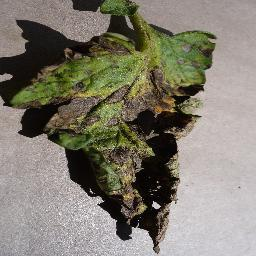
#> input picture Tomato/Test/Early Blight/347120f8-e92d-43f7-9ace-196890cec04d___RS_Erly.B 9421_180deg.JPG, 256 x 256 px
$ python -i data_preprocessing.py   (imports and definitions only)   (older library calls are emulated)
#> lines starting #> are read from the running program, lines starting #| are printed output that depends on the picture
"""
Data Preprocessing Pipeline - Phục hồi ảnh xấu trong dataset
Sửa chữa các ảnh có chất lượng kém (noise, blur, dark, low contrast)
để trả về dataset sạch, chất lượng tốt cho training
"""

import os
import cv2
import numpy as np
from PIL import Image
from pathlib import Path
from tqdm import tqdm
import shutil


class DatasetPreprocessor:
    """
    PHỤC HỒI ảnh xấu trong dataset về chất lượng tốt

    Chức năng:
    - Tự động phát hiện ảnh xấu (tối, mờ, nhiễu, low contrast)
    - Áp dụng enhancement mạnh mẽ để sửa chữa
    - Trả về dataset sạch, đồng nhất để train model

    Khác với efficientnet_preprocessor.py (chỉ áp dụng khi cần),
    file này ÁP DỤNG CHO TẤT CẢ ẢNH để đảm bảo chất lượng đồng nhất.
    """

    def __init__(self, target_size=(256, 256), aggressive_fix=True):
        """
        Args:
            target_size: Kích thước đầu ra (width, height)
            aggressive_fix: Sửa mạnh tay (True) hay chỉ sửa khi cần (False)
        """
        self.target_size = target_size
        self.aggressive_fix = aggressive_fix

        # Ngưỡng phát hiện ảnh xấu (thấp hơn = sửa nhiều hơn)
        self.brightness_low = 100    # < 100 = tối
        self.brightness_high = 180   # > 180 = sáng
        self.contrast_low = 35       # < 35 = low contrast
        self.noise_high = 500        # < 500 = nhiễu cao
        self.sharpness_low = 40      # < 40 = mờ

    def fix_bad_image(self, image_path):
        """
        PHỤC HỒI ảnh xấu về chất lượng tốt:
        1. Load ảnh
        2. Phân tích vấn đề (tối/mờ/nhiễu/low contrast)
        3. Áp dụng sửa chữa MẠNH TẤY:
           - Denoise TRƯỚC (giảm nhiễu)
           - Brightness adjustment (sửa tối/sáng)
           - CLAHE (tăng contrast)
           - Sharpen (làm nét)
        4. Resize về target_size
        5. Trả về ảnh đã phục hồi

        Args:
            image_path: Đường dẫn ảnh xấu

        Returns:
            numpy array: Ảnh đã phục hồi (chất lượng tốt)
        """
        try:
            # 1. Load ảnh
            img = Image.open(image_path).convert('RGB')
#> img is the input picture: PIL image 256x256 RGB; mean R, G, B 129.2, 124.5, 111.8
            img_array = np.array(img)

            # 2. Phân tích vấn đề
            metrics = self._analyze_image(img_array)
            issues = self._detect_issues(metrics)

            # 3. Sửa chữa theo thứ tự tối ưu
            fixed_img = img_array.copy()

            # Bước 1: DENOISE TRƯỚC (quan trọng!)
            # Phải khử nhiễu trước khi làm các thao tác khác
            if issues['has_noise'] or self.aggressive_fix:
                fixed_img = self._fix_noise(fixed_img, metrics)

            # Bước 2: Fix brightness (sửa tối/sáng)
            if issues['too_dark'] or issues['too_bright'] or self.aggressive_fix:
                fixed_img = self._fix_brightness(fixed_img, metrics)

            # Bước 3: Fix contrast (CLAHE)
            if issues['low_contrast'] or self.aggressive_fix:
                fixed_img = self._fix_contrast(fixed_img, metrics)

            # Bước 4: Sharpen (làm nét)
            if issues['blurry'] or self.aggressive_fix:
                fixed_img = self._fix_sharpness(fixed_img, metrics)

            # 5. Resize về target size (bước cuối)
            fixed_img = self._resize_image(fixed_img)

            return fixed_img

        except Exception as e:
            print(f"❌ Lỗi xử lý {image_path}: {e}")
            return None

    def _detect_issues(self, metrics):
        """
        Phát hiện vấn đề của ảnh

        Returns:
            dict: {
                'too_dark': bool,
                'too_bright': bool,
                'low_contrast': bool,
                'has_noise': bool,
                'blurry': bool
            }
        """
        return {
            'too_dark': metrics['brightness'] < self.brightness_low,
            'too_bright': metrics['brightness'] > self.brightness_high,
            'low_contrast': metrics['contrast'] < self.contrast_low,
            'has_noise': metrics['noise_variance'] < self.noise_high,
            'blurry': metrics['edge_strength'] < self.sharpness_low
        }

    def _resize_image(self, img_array):
        """Resize ảnh về target_size"""
        h, w = img_array.shape[:2]
        target_w, target_h = self.target_size

        # Chọn interpolation method phù hợp
        if h > target_h or w > target_w:
            interpolation = cv2.INTER_AREA  # Shrink - chất lượng tốt
        else:
            interpolation = cv2.INTER_CUBIC  # Upscale - smooth hơn

        resized = cv2.resize(img_array, (target_w, target_h), interpolation=interpolation)
        return resized

    def _analyze_image(self, img_array):
        """
        Phân tích chất lượng ảnh
        Returns:
            dict: brightness, contrast, noise_variance, edge_strength
        """
        # Convert to grayscale
        gray = cv2.cvtColor(img_array, cv2.COLOR_RGB2GRAY)
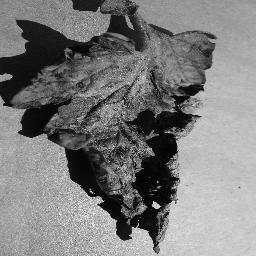
#> gray: shape (256, 256); min 0, max 254, mean 124.5

        # 1. Brightness
        brightness = np.mean(gray)
#> brightness = 124.5

        # 2. Contrast (std deviation)
        contrast = np.std(gray)
#> contrast = 65.1

        # 3. Noise (Laplacian variance)
        laplacian = cv2.Laplacian(gray, cv2.CV_64F)
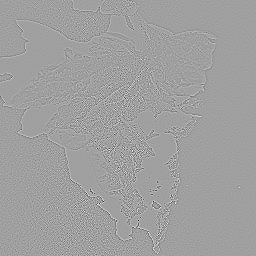
#> laplacian: shape (256, 256) float64; min -826, max 492, mean 0; drawn with min black and max white
        noise_variance = laplacian.var()
#> noise_variance = 5146.4

        # 4. Sharpness (Sobel gradient magnitude)
        sobelx = cv2.Sobel(gray, cv2.CV_64F, 1, 0, ksize=3)
        sobely = cv2.Sobel(gray, cv2.CV_64F, 0, 1, ksize=3)
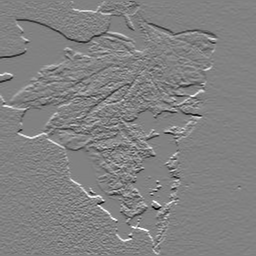
#> sobely: shape (256, 256) float64; min -772, max 745, mean 1.8; drawn with min black and max white
        edge_strength = np.mean(np.sqrt(sobelx**2 + sobely**2))
#> edge_strength = 84.7
#> in fix_bad_image, `metrics = self._analyze_image(img_array)`: metrics = {'brightness': 124.5, 'contrast': 65.1, 'noise_variance': 5146.4, 'edge_strength': 84.7}
#> in fix_bad_image, `issues = self._detect_issues(metrics)`: issues = {'too_dark': False, 'too_bright': False, 'low_contrast': False, 'has_noise': False, 'blurry': False}

        return {
            'brightness': brightness,
            'contrast': contrast,
            'noise_variance': noise_variance,
            'edge_strength': edge_strength
        }

    def _fix_noise(self, img_array, metrics):
        """
        Khử nhiễu MẠNH để phục hồi ảnh nhiễu
        """
        noise_var = metrics['noise_variance']
#> noise_var = 5146.4

        if noise_var < 200:
            # Nhiễu RẤT nặng - bilateral filter cực mạnh
            denoised = cv2.bilateralFilter(img_array, 9, 75, 75)
            print("      → Khử nhiễu RẤT MẠNH (bilateral d=9)")
        elif noise_var < 400:
            # Nhiễu nặng - bilateral filter mạnh
            denoised = cv2.bilateralFilter(img_array, 7, 60, 60)
            print("      → Khử nhiễu MẠNH (bilateral d=7)")
        else:
            # Nhiễu nhẹ - bilateral filter vừa
            denoised = cv2.bilateralFilter(img_array, 5, 40, 40)
            print("      → Khử nhiễu (bilateral d=5)")

        return denoised

    def _fix_brightness(self, img_array, metrics):
        """
        Sửa độ sáng về mức chuẩn (120-150)
        """
        brightness = metrics['brightness']
#> brightness = 124.5
        target_brightness = 135  # Target brightness chuẩn

        # Convert to LAB
        lab = cv2.cvtColor(img_array, cv2.COLOR_RGB2LAB)
#> lab: shape (256, 256, 3); mean of channels 0, 1, 2 130.2, 127.6, 135.7
        l, a, b = cv2.split(lab)
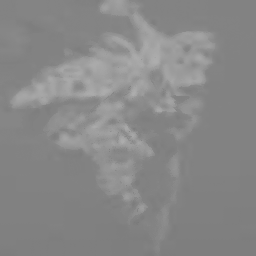
#> b: shape (256, 256); min 121, max 173, mean 135.7

        if brightness < self.brightness_low:
            # Ảnh TỐI - tăng sáng mạnh
            alpha = target_brightness / brightness if brightness > 0 else 1.8
            alpha = min(alpha, 2.5)  # Giới hạn tối đa
            beta = 30
            l = np.clip(l * alpha + beta, 0, 255).astype(np.uint8)
            print(f"      → Tăng sáng: {brightness:.0f} → {target_brightness}")

        elif brightness > self.brightness_high:
            # Ảnh SÁNG - giảm sáng
            alpha = target_brightness / brightness
            beta = -15
            l = np.clip(l * alpha + beta, 0, 255).astype(np.uint8)
            print(f"      → Giảm sáng: {brightness:.0f} → {target_brightness}")

        # Merge back
        lab = cv2.merge([l, a, b])
        fixed = cv2.cvtColor(lab, cv2.COLOR_LAB2RGB)
        return fixed

    def _fix_contrast(self, img_array, metrics):
        """
        Tăng contrast bằng CLAHE MẠNH
        """
        contrast = metrics['contrast']
#> contrast = 65.1

        # Convert to LAB
        lab = cv2.cvtColor(img_array, cv2.COLOR_RGB2LAB)
#> lab: shape (256, 256, 3); mean of channels 0, 1, 2 130.3, 127.6, 135.7
        l, a, b = cv2.split(lab)

        if contrast < 25:
            # Contrast RẤT thấp - CLAHE rất mạnh
            clahe = cv2.createCLAHE(clipLimit=3.5, tileGridSize=(8, 8))
            print("      → Tăng contrast RẤT MẠNH (CLAHE 3.5)")
        elif contrast < self.contrast_low:
            # Contrast thấp - CLAHE mạnh
            clahe = cv2.createCLAHE(clipLimit=2.8, tileGridSize=(8, 8))
            print("      → Tăng contrast MẠNH (CLAHE 2.8)")
        else:
            # Contrast vừa - CLAHE nhẹ
            clahe = cv2.createCLAHE(clipLimit=2.0, tileGridSize=(8, 8))
            print("      → Tăng contrast (CLAHE 2.0)")

        l = clahe.apply(l)
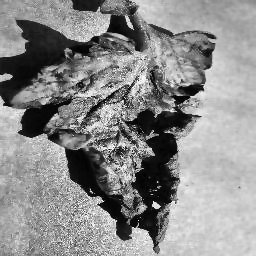
#> l: shape (256, 256); min 1, max 255, mean 139.1

        # Merge back
        lab = cv2.merge([l, a, b])
#> lab: shape (256, 256, 3); mean of channels 0, 1, 2 139.1, 127.6, 135.7
        fixed = cv2.cvtColor(lab, cv2.COLOR_LAB2RGB)
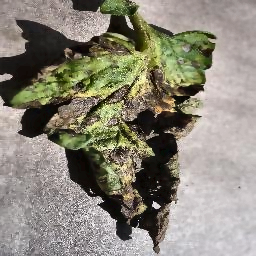
#> fixed: shape (256, 256, 3); mean R, G, B 138.5, 133.8, 120.6
        return fixed

    def _fix_sharpness(self, img_array, metrics):
        """
        Làm nét ảnh mờ bằng unsharp masking MẠNH
        """
        edge_strength = metrics['edge_strength']
#> edge_strength = 84.7

        if edge_strength < 25:
            # Ảnh RẤT mờ - sharpen cực mạnh
            kernel = np.array([[-1, -1, -1],
                             [-1, 10, -1],
                             [-1, -1, -1]])
            print("      → Làm nét RẤT MẠNH (kernel 10)")
        elif edge_strength < self.sharpness_low:
            # Ảnh mờ - sharpen mạnh
            kernel = np.array([[-1, -1, -1],
                             [-1,  9, -1],
                             [-1, -1, -1]])
            print("      → Làm nét MẠNH (kernel 9)")
        else:
            # Ảnh hơi mờ - sharpen vừa
            kernel = np.array([[0, -1, 0],
                             [-1,  6, -1],
                             [0, -1, 0]])
            print("      → Làm nét (kernel 6)")

        sharpened = cv2.filter2D(img_array, -1, kernel)
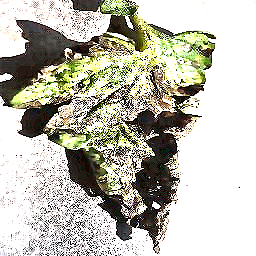
#> sharpened: shape (256, 256, 3); mean R, G, B 190.8, 189.1, 177.1
        return sharpened

    # [169 lines left out: functions process_dataset, process_all_splits, not called in this run]


# ==========================================
# MAIN - Chạy preprocessing
# ==========================================
# [53 lines not run here, left out]

>>> result = DatasetPreprocessor().fix_bad_image('Tomato/Test/Early Blight/347120f8-e92d-43f7-9ace-196890cec04d___RS_Erly.B 9421_180deg.JPG')

$ run again, on Tomato/Test/Healthy/3bbaca2e-d2fd-4fcb-bbd7-e1ad4f7a84ae___RS_HL 0630_new30degFlipLR.JPG
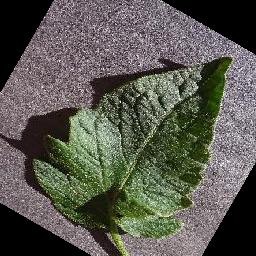
#> input picture Tomato/Test/Healthy/3bbaca2e-d2fd-4fcb-bbd7-e1ad4f7a84ae___RS_HL 0630_new30degFlipLR.JPG, 256 x 256 px
#> in fix_bad_image, img is the input picture: PIL image 256x256 RGB; mean R, G, B 89.6, 89, 80.7
#> in _analyze_image, `brightness = np.mean(gray)`: brightness = 88.24
#> in _analyze_image, `contrast = np.std(gray)`: contrast = 59.95
#> noise_variance = 19653.1
#> in _analyze_image, `edge_strength = np.mean(np.sqrt(sobelx**2 + sobely**2))`: edge_strength = 142.4
#> metrics = {'brightness': 88.24, 'contrast': 59.95, 'noise_variance': 19653.1, 'edge_strength': 142.4}
#> issues = {'too_dark': True, 'too_bright': False, 'low_contrast': False, 'has_noise': False, 'blurry': False}
#> noise_var = 19653.1
#> in _fix_brightness, `brightness = metrics['brightness']`: brightness = 88.24
#> alpha = 1.53
#|       → Tăng sáng: 88 → 135
#> in _fix_contrast, `contrast = metrics['contrast']`: contrast = 59.95
#> in _fix_contrast, `fixed = cv2.cvtColor(lab, cv2.COLOR_LAB2RGB)`:
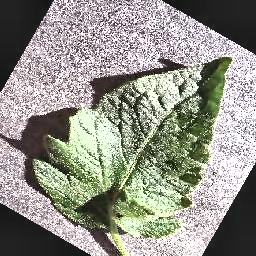
#> fixed: shape (256, 256, 3); mean R, G, B 147.7, 147.7, 138.6
#> in _fix_sharpness, `edge_strength = metrics['edge_strength']`: edge_strength = 142.4
#> in _fix_sharpness, `sharpened = cv2.filter2D(img_array, -1, kernel)`:
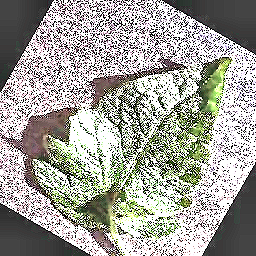
#> sharpened: shape (256, 256, 3); mean R, G, B 162.2, 161.6, 155

$ run again, on Tomato/Test/Late Blight/5f3a7632-91cb-4b5f-a36f-9e31f8daf5d5___GHLB2 Leaf 9056_flipLR.JPG
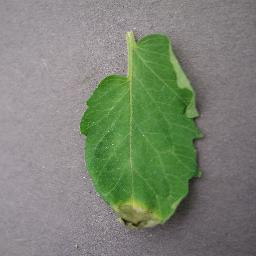
#> input picture Tomato/Test/Late Blight/5f3a7632-91cb-4b5f-a36f-9e31f8daf5d5___GHLB2 Leaf 9056_flipLR.JPG, 256 x 256 px
#> in fix_bad_image, img is the input picture: PIL image 256x256 RGB; mean R, G, B 124.5, 132.6, 116.8
#> in _analyze_image, `brightness = np.mean(gray)`: brightness = 128.3
#> in _analyze_image, `contrast = np.std(gray)`: contrast = 24.94
#> noise_variance = 395.1
#> in _analyze_image, `edge_strength = np.mean(np.sqrt(sobelx**2 + sobely**2))`: edge_strength = 34.2
#> metrics = {'brightness': 128.3, 'contrast': 24.94, 'noise_variance': 395.1, 'edge_strength': 34.2}
#> issues = {'too_dark': False, 'too_bright': False, 'low_contrast': True, 'has_noise': True, 'blurry': True}
#> noise_var = 395.1
#> in _fix_brightness, `brightness = metrics['brightness']`: brightness = 128.3
#> in _fix_brightness, `l, a, b = cv2.split(lab)`:
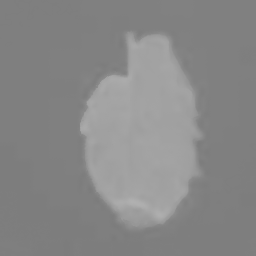
#> b: shape (256, 256); min 123, max 176, mean 135.8
#> in _fix_contrast, `contrast = metrics['contrast']`: contrast = 24.94
#> in _fix_sharpness, `edge_strength = metrics['edge_strength']`: edge_strength = 34.2
#> in _fix_sharpness, `sharpened = cv2.filter2D(img_array, -1, kernel)`:
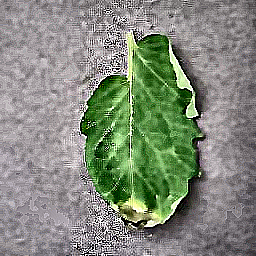
#> sharpened: shape (256, 256, 3); mean R, G, B 130.8, 138, 123.6
